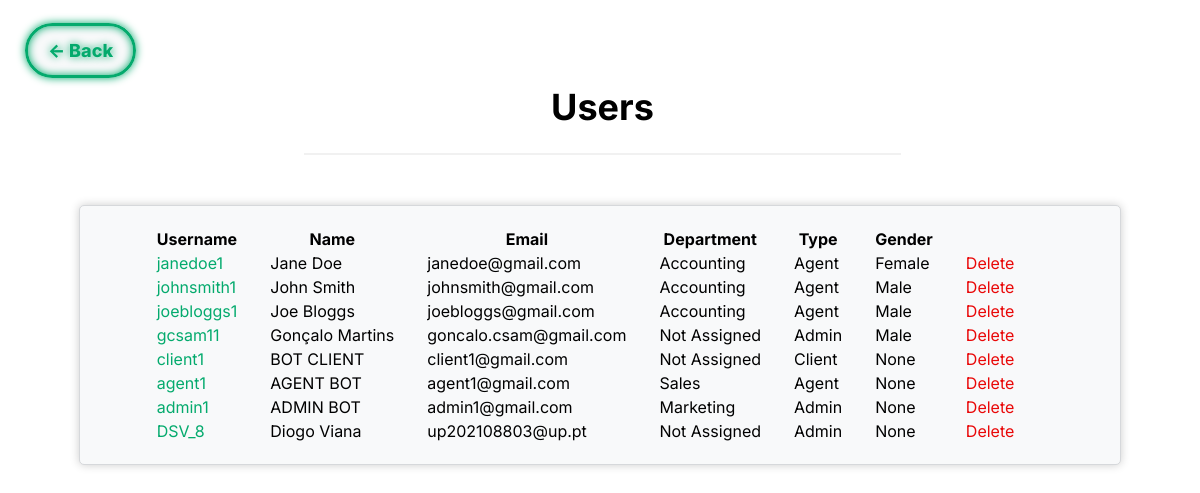
/pages/userlist.php (signed in), run on an earlier commit of the app's database.
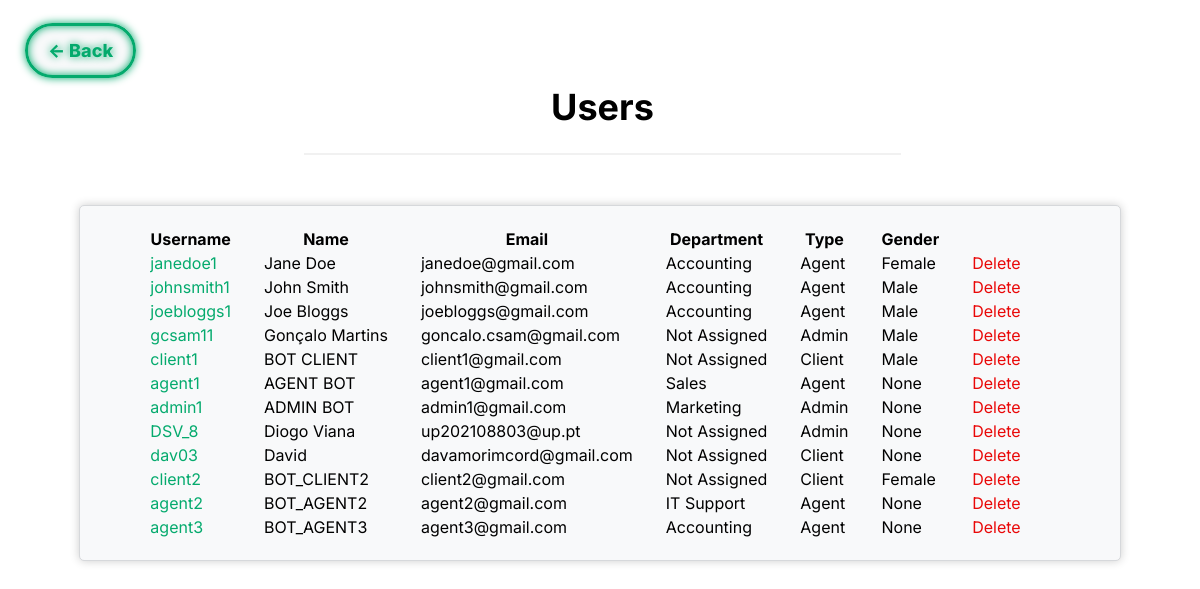
And on a later commit of the database.
### tables this page shows
CREATE TABLE USER (
    user_id INTEGER PRIMARY KEY AUTOINCREMENT,
    department_id INT,
    name VARCHAR(255) NOT NULL,
    username VARCHAR(8) NOT NULL UNIQUE,
    email VARCHAR(255) NOT NULL UNIQUE,
    password VARCHAR(255) NOT NULL,
    type VARCHAR(10) NOT NULL DEFAULT 'Client' CHECK (type = 'Agent' OR type = 'Admin' OR type = 'Client'),
    gender VARCHAR(10) DEFAULT 'None' CHECK(gender = 'Male' or gender = 'Female' or gender = 'Other' or gender = 'None'),
    FOREIGN KEY(department_id) REFERENCES DEPARTMENT(department_id) ON DELETE CASCADE ON UPDATE CASCADE
);

CREATE TABLE DEPARTMENT (
    department_id INTEGER PRIMARY KEY AUTOINCREMENT,
    name VARCHAR(255) NOT NULL
);

### database/getUserDepartment.php (called while the page is built)
<?php
    if(!empty($row['department_id']) && is_numeric($row['department_id'])){
        $stmt2 = $db -> prepare('SELECT name FROM Department WHERE department_id = :department_id');
        $stmt2 -> bindParam(':department_id', $row['department_id']);
        $stmt2 -> execute();
        $row2 = $stmt2 -> fetch();
        $department = $row2['name'];
    }
    else{
        $department = 'Not Assigned';
    }
?>

### pages/userlist.php (the view, shortened to what this page needs)
<?php
    include '../database/checkSession.php';
?>
<!DOCTYPE html>
<html>
<head>
	<link rel="stylesheet" href="../css/userlist.css">
</head>
    <body>
        <div class="header_div">
            <a class="backbtn" href="../pages/system.php"> <- Back</a>
            <header>
                <h1>Users</h1>
                <hr>
            </header>
        </div>
        <div class="box">
            <table>
                <tr>
                    <th>Username</th>
                    <th>Name</th>
                    <th>Email</th>
                    <th>Department</th>
                    <th>Type</th>
                    <th>Gender</th>
                </tr>
                <?php
                    $stmt = $db->prepare('SELECT * FROM USER');
                    $stmt->execute();
                    while($row = $stmt->fetch()){
                        include '../database/getUserDepartment.php';
                        echo '<tr>
                        <td "><a id="username" href="../pages/profile_viewer.php?id='.$row['user_id'].'">'.$row['username'].'</a></td>
                        <td>'.$row['name'].'</td>
                        <td>'.$row['email'].'</td>
                        <td>'.$department.'</td>
                        <td>'.$row['type'].'</td>
                        <td>'.$row['gender'].'</td>
                        <td><a id="delete" href="../database/deleteUser.php?id='.$row['user_id'].'">Delete</a></td>
                        </tr>';
                    }
                ?>
            </table>
        </div>
    </body>
</html>

What changed in the data, as far as the page shows it:
changed user "client1": gender "None" → "Male"
added user: username "dav03", name "David", email "davamorimcord@gmail.com", department "Not Assigned", type "Client", gender "None"
added user: username "client2", name "BOT_CLIENT2", email "client2@gmail.com", department "Not Assigned", type "Client", gender "Female"
added user: username "agent2", name "BOT_AGENT2", email "agent2@gmail.com", department.name "IT Support", type "Agent", gender "None"
added user: username "agent3", name "BOT_AGENT3", email "agent3@gmail.com", department.name "Accounting", type "Agent", gender "None"
